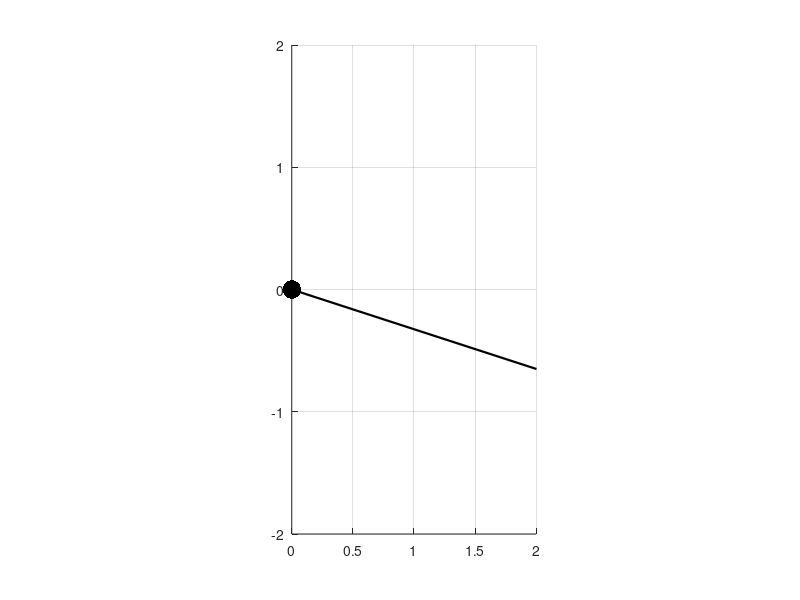

Write MATLAB code to recreate this figure. (Note: this script raises an error after producing the figure.)
% restart
close all; clear; clc;

% parameters
theta = 18*pi/180;  % [rad/s]
L = 10/12;          % [ft]
g = 32.2;           % [ft/s^2]
dt = 0.001;          % [s]
ramp_len = 30/12;      % [ft]

time_vals = 0:dt:sqrt(4*L/(g*sin(theta)));

% storage
phi_vals = [];

% initialize figure
figure;
hold on; grid on; axis equal;
xlim([0 2]);
ylim([-2 2]);
plot([0 ramp_len*cos(theta)],[0 -ramp_len*sin(theta)],'-','LineWidth',1.6,'Color',[0 0 0]);
ph_l1 = plot([0 0],[nan nan],'-','LineWidth',1.6,'Color',[0 0 0.8]);
ph_l2 = plot([0 0],[nan nan],'-','LineWidth',1.6,'Color',[0 0 0.8]);

plot(0,0,'.','MarkerSize',40,'Color',[0 0 0]);

a = g*sin(theta);

drawnow;

for t = time_vals
    s = 0.5*a*t^2;
    phi = acos(s/(2*L));
    phi_vals(end+1) = phi;
    
    ph_l1.XData = [0 L*cos(phi-theta)];
    ph_l1.YData = [0 L*sin(phi-theta)];
    ph_l2.XData = [L*cos(phi-theta) s*cos(theta)];
    ph_l2.YData = [L*sin(phi-theta) -s*sin(theta)];
    
    drawnow;


end

figure;
ax(1) = subplot(2,1,1);
hold on; grid on;
plot(time_vals,phi_vals*180/pi,'LineWidth',1.6);
xlabel('\bfTime [sec]');
ylabel('\bfphi [deg]');

ax(2) = subplot(2,1,2);
hold on; grid on;
plot(time_vals,gradient(phi_vals,time_vals),'LineWidth',1.6);
xlabel('\bfTime [sec]');
ylabel('\bfphi dot [rad/s]');

linkaxes(ax,'x');

% delta_h = (20/12)*sin(theta);
% 
% A = [0.258 1.780; 0.793 5.477];
% b = [5.477 -1.780]';
% x = A\b
% 
% wab = [0 0 x(1)]';
% wbc = [0 0 x(2)]';
% 
% rba = (10/12)*[cos(theta) -sin(theta) 0]';
% rbc = (10/12)*[-cos(theta) sin(theta) 0]';
% 
% vc = sqrt(2*32.2*delta_h)*[cos(theta) -sin(theta) 0]';
% vb1 = cross(wab,rba)
% vb2 = vc + cross(wbc,rbc)
